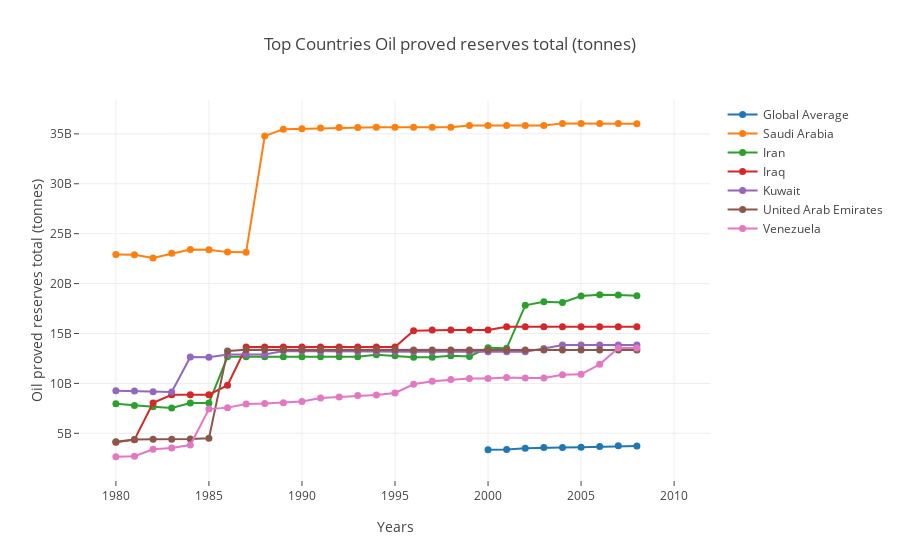

Notebook source saved alongside this figure:
### Code cell
explore_df(df['oil_reserves_total'])
